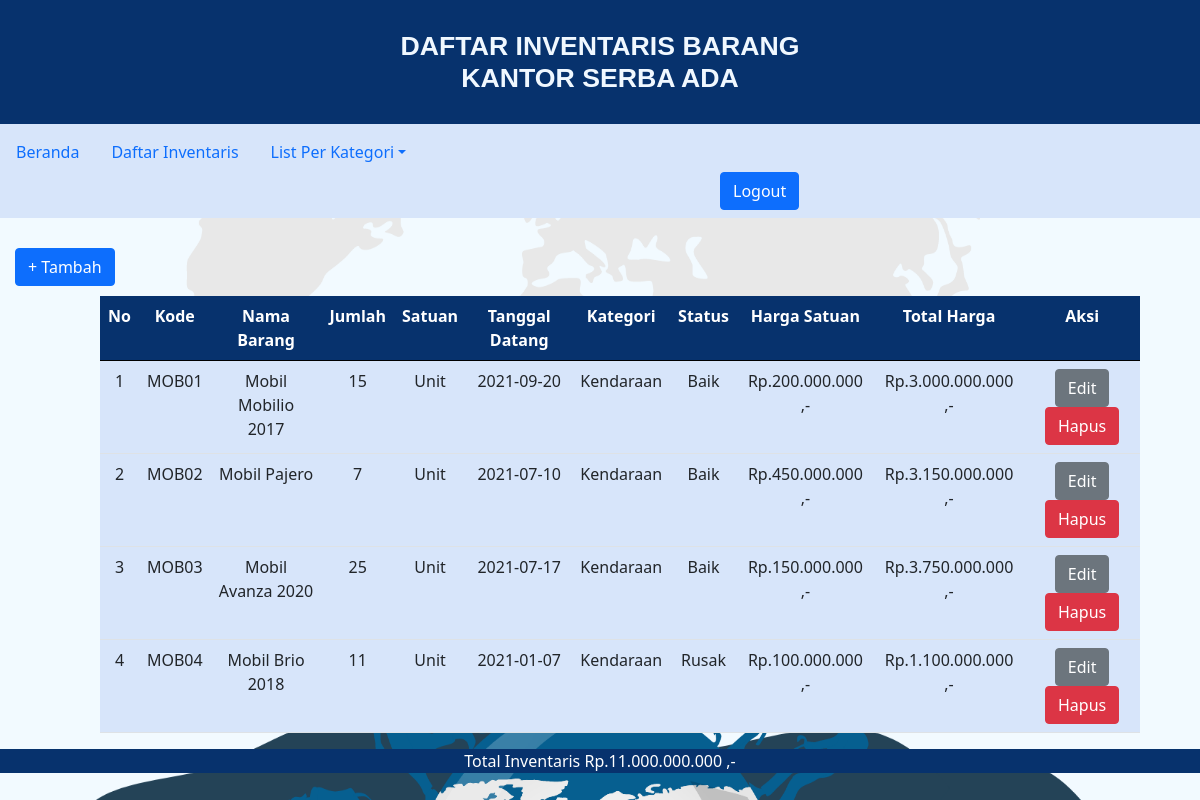
Page /kategorikendaraan.php (signed in) on the committed database.
### tables this page shows
CREATE TABLE `inventaris` (
  `kode_barang` varchar(10) NOT NULL,
  `nama_barang` varchar(30) NOT NULL,
  `jumlah` int(11) NOT NULL,
  `satuan` varchar(15) NOT NULL,
  `tgl_datang` date NOT NULL,
  `kategori` varchar(20) NOT NULL,
  `status_barang` varchar(20) NOT NULL,
  `harga` int(20) NOT NULL
);

### kategorikendaraan.php (the view, shortened to what this page needs)
<!DOCTYPE html>
<html lang="en">
  <head>
    <link rel="stylesheet" href="assets/css/styledata.css" />
    <link href="https://cdn.jsdelivr.net/npm/bootstrap@5.1.3/dist/css/bootstrap.min.css" rel="stylesheet" />
  </head>
  <body class="bodyumum">
    <h1 class="tx-judul"> DAFTAR INVENTARIS BARANG <br> KANTOR SERBA ADA</h1>
    <nav class="navbar-expand-lg navbar-light">
    <div class="utama">
      <ul class="navbar nav justify-content-start">
        <li ><a  class="nav-link" aria-current="page" href="admin.php">Beranda</a></li>
        <li ><a  class="nav-link" href="datainventaris.php">Daftar Inventaris</a></li>
        <li class="nav-item dropdown">
            <a class="nav-link dropdown-toggle" data-bs-toggle="dropdown" href="#" role="button" aria-expanded="false">List Per Kategori</a>
        </li>
        <span  class="d-flex ">
            <a  href="logout.php">
              <button type="button"  class="btn btn-primary" id="logout">Logout</button>
            </a>
          </span>
      </ul>
    </div>
    </nav>
    <div class="btn-tambah">
        <a href="tambah.php">
        <button type="button" id="tomboltambah" class="btn btn-primary" >+  Tambah</button>
        </a>
    </div>
    <div class="tb-isi">
        <table class="table" >
          <tr class="tb-atas">
            <th>No</th>
            <th>Kode</th>
            <th>Nama Barang</th>
            <th>Jumlah</th>
            <th>Satuan</th>
            <th>Tanggal Datang</th>
            <th>Kategori</th>
            <th>Status</th>
            <th>Harga Satuan</th>
            <th>Total Harga</th>
            <th>Aksi</th>
          </tr>
        <?php
        include 'config.php';
        $query = mysqli_query ($connection, "SELECT * from inventaris WHERE kategori='kendaraan'");
        $s=1;
        $totalharga2=0;
        while ($data=mysqli_fetch_array($query))
        {?>
            <tr>
                <td> <?php echo $s++?></td>
                <td> <?php echo $data['kode_barang'];?></td>
                <td> <?php echo $data['nama_barang'];?></td>
                <td> <?php echo $data['jumlah'];?></td>
                <td> <?php echo $data['satuan'];?></td>
                <td> <?php echo $data['tgl_datang'];?></td>
                <td> <?php echo $data['kategori'];?></td>
                <td> <?php echo $data['status_barang'];?></td>
                <?php $hargatotal=$data['harga']*$data['jumlah'];?>
                <?php
                $totalharga1=$hargatotal+$totalharga2;
                $totalharga2=$totalharga1;
                ?>
                <?php $harga=number_format($data['harga'],0,",",".")?>
                <?php $hargatotal=number_format($hargatotal,0,",",".")?>
                <td>
                  <?php echo "Rp."; echo $harga; echo " ,-"?>
                </td>
                <td>
                  <?php echo "Rp."; echo $hargatotal; echo " ,-"?>
                </td>
              <td>
                <a href="edit.php?kode_barang=<?php echo $data['kode_barang']; ?>">
                    <button type="button" id="tombolhapus" class="btn btn-secondary" >Edit</button>
                </a>
                <a href="hapus.php?kode_barang=<?php echo $data['kode_barang']; ?>">
                    <button type="button" id="tombolhapus" class="btn btn-danger" >Hapus</button>
                </a>
              </td>
            </tr>
            <?php
        }
        ?>
    </table>
    </div>
    <center>
    <div >
      <p class="totalinventaris">Total Inventaris
        <?php $totalharga2=number_format($totalharga2,0,",",".");
        echo "Rp."; echo $totalharga2; echo " ,-"
        ?></p>
    </div>
    </center>
  </body>
</html>

### assets/css/styledata.css (style rules this page uses)
.bodyumum { margin-top: 0px; margin-bottom: 0px; margin-left: 0px; margin-right: 0px; }
.tx-judul { text-align: center; color: aliceblue; font-size: 20pt; background-color: #07326d; padding-top: 30px; padding-bottom: 30px; font-family: Arial, Helvetica, sans-serif; font-weight: bold; margin-bottom: 0px; margin-left: 0px; margin-top: 0px; }
.utama { background-color: #d7e5fa; margin-top: 0; margin-left: 0; margin-right: 0; }
.d-flex { margin-left: 60%; }
.nav-link { margin-top: 0; margin-bottom: 0; margin-left: 0; margin-right: 0; padding-right: 0px; }
.btn-tambah { margin-top: 30px; margin-bottom: 10px; margin-left: 15px; }
.tb-atas { background-color: #07326d; border: 2px #000; border-style: 5px solid #000; color: #fff; text-align: center; }
.tb-isi, table, tr, td { border: 2px #000; border-style: 5px solid #000; background-color: #d7e5fa; text-align: center; }
.tb-isi { margin-left: 100px; margin-right: 60px; }
.totalinventaris { text-align: center; font-size: 18; color: #fff; background-color: #07326d; }

### kategorikendaraan.php (style rules this page uses)
body { background-image: url("assets/img/bg-awal.png"); background-repeat: no-repeat; background-attachment: fixed; background-size: 100% 100%; }

### rows in the picture
inventaris: kode_barang "MOB01", nama_barang "Mobil Mobilio 2017", jumlah "15", satuan "Unit", tgl_datang "2021-09-20", kategori "Kendaraan", status_barang "Baik", harga "200.000.000", hargatotal "3.000.000.000"
inventaris: kode_barang "MOB02", nama_barang "Mobil Pajero", jumlah "7", satuan "Unit", tgl_datang "2021-07-10", kategori "Kendaraan", status_barang "Baik", harga "450.000.000", hargatotal "3.150.000.000"
inventaris: kode_barang "MOB03", nama_barang "Mobil Avanza 2020", jumlah "25", satuan "Unit", tgl_datang "2021-07-17", kategori "Kendaraan", status_barang "Baik", harga "150.000.000", hargatotal "3.750.000.000"
inventaris: kode_barang "MOB04", nama_barang "Mobil Brio 2018", jumlah "11", satuan "Unit", tgl_datang "2021-01-07", kategori "Kendaraan", status_barang "Rusak", harga "100.000.000", hargatotal "1.100.000.000"

### other values in the picture
$totalharga2 "11.000.000.000"
